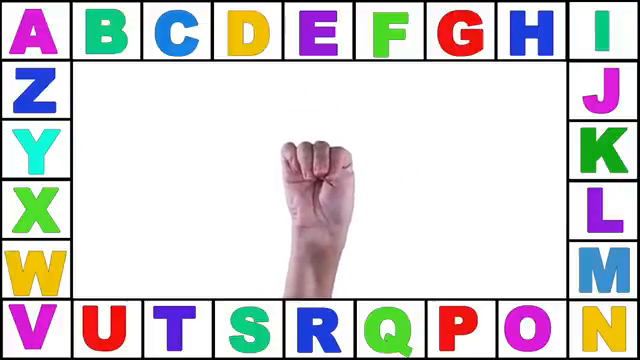
#> input picture frame 1507 of tests/Learn ASL Alphabet Video.mp4, 640 x 360 px
$ python test_api_direct.py
#> lines starting #> are read from the running program, lines starting #| are printed output that depends on the picture; after the words box and inside, x2 and y2 are one past the last pixel; in counts of white or black regions, pixels touching at a corner belong together
#> (the call stopped at in test_languages_endpoint, `response = requests.get(url, timeout=10)`: the network is not available in this run)
#!/usr/bin/env python3
"""
Direct API test to identify ASL recognition issues.
"""

import requests
import cv2
import numpy as np
import tempfile
import os
import json


def create_test_image():
    """Create a simple test image with a hand-like shape."""
    # Create a 640x480 image
    img = np.zeros((480, 640, 3), dtype=np.uint8)

    # Draw a simple hand-like shape (rectangle for simplicity)
    cv2.rectangle(img, (200, 150), (400, 350), (255, 255, 255), -1)
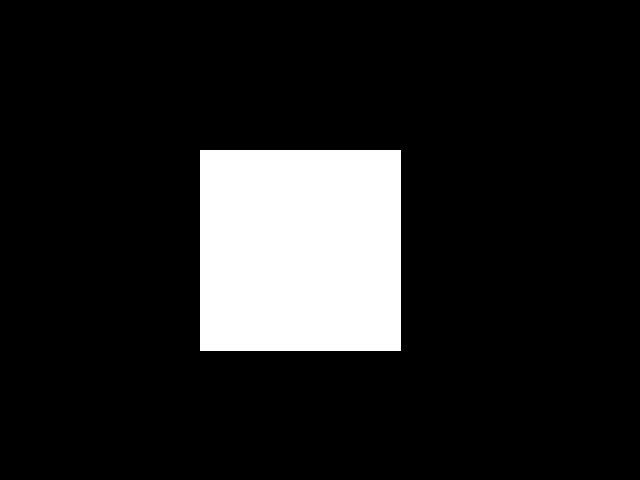
#> img: shape (480, 640, 3); 13.2% white; 1 white region, box (x1, y1, x2, y2) and area: (200, 150, 401, 351) 40401
    cv2.circle(img, (300, 100), 30, (255, 255, 255), -1)  # Thumb
    cv2.circle(img, (250, 120), 25, (255, 255, 255), -1)  # Index
    cv2.circle(img, (300, 110), 25, (255, 255, 255), -1)  # Middle
    cv2.circle(img, (350, 120), 25, (255, 255, 255), -1)  # Ring
    cv2.circle(img, (380, 140), 20, (255, 255, 255), -1)  # Pinky
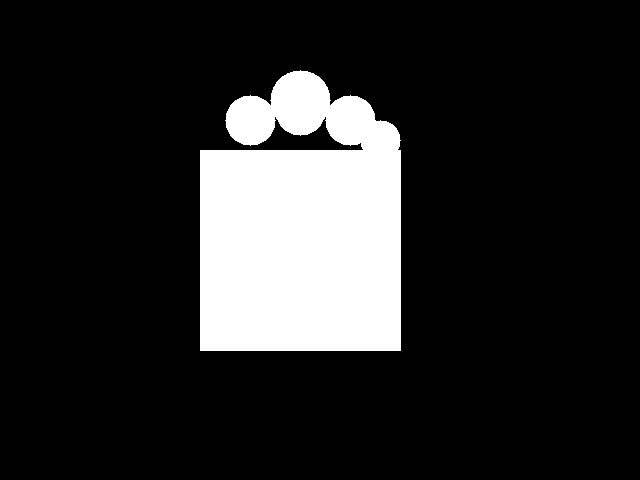
#> img: shape (480, 640, 3); 15.7% white; 1 white region, box (x1, y1, x2, y2) and area: (200, 70, 401, 351) 48144

    return img


def test_api_with_image(image, filename="test_image.jpg"):
    """Test the API with a given image."""
#> (the call stopped at in test_api_with_image, `response = requests.post(url, files=files, timeout=30)`: requests is not available in this run)
    print(f"Testing API with {filename}")

    # Save image to temporary file
    with tempfile.NamedTemporaryFile(suffix=".jpg", delete=False) as tmp_file:
        cv2.imwrite(tmp_file.name, image)

        try:
            # Test ASL endpoint
            url = "http://localhost:8000/recognition/image?language=ASL"

            with open(tmp_file.name, "rb") as f:
                files = {"file": f}
                response = requests.post(url, files=files, timeout=30)

            print(f"Status Code: {response.status_code}")
            print(f"Response: {response.text}")

            if response.status_code == 200:
                result = response.json()
                print("✓ API call successful")
                print(f"Result: {json.dumps(result, indent=2)}")
            else:
                print(f"✗ API call failed: {response.status_code}")
                print(f"Error: {response.text}")

        except requests.exceptions.Timeout:
            print("✗ Request timed out")
        except requests.exceptions.ConnectionError:
            print("✗ Connection error - is the server running?")
        except Exception as e:
            print(f"✗ Error: {e}")
        finally:
            # Clean up temp file
            os.unlink(tmp_file.name)


def test_with_video_frame():
    """Test with a frame from the ASL alphabet video."""
    video_path = "tests/Learn ASL Alphabet Video.mp4"

    if os.path.exists(video_path):
        print(f"Testing with frame from {video_path}")

        cap = cv2.VideoCapture(video_path)

        # Skip to middle of video
        total_frames = int(cap.get(cv2.CAP_PROP_FRAME_COUNT))
        cap.set(cv2.CAP_PROP_POS_FRAMES, total_frames // 2)

        ret, frame = cap.read()
#> frame is the input picture: shape (360, 640, 3); mean B, G, R 213.5, 212.1, 214.8
        cap.release()

        if ret:
            test_api_with_image(frame, "video_frame.jpg")
#> (the call stopped at in test_api_with_image, `response = requests.post(url, files=files, timeout=30)`: requests is not available in this run)
        else:
            print("✗ Could not extract frame from video")
    else:
        print(f"Video file not found: {video_path}")


def test_languages_endpoint():
    """Test the languages endpoint."""
    print("Testing languages endpoint")

    try:
        url = "http://localhost:8000/recognition/languages"
        response = requests.get(url, timeout=10)

        print(f"Status Code: {response.status_code}")
        if response.status_code == 200:
            result = response.json()
            print("✓ Languages endpoint successful")
            print(f"Available languages: {result}")
        else:
            print(f"✗ Languages endpoint failed: {response.text}")

    except Exception as e:
        print(f"✗ Error testing languages endpoint: {e}")


if __name__ == "__main__":
    print("Direct API Test Script")
    print("=" * 50)

    # Test languages endpoint first
    test_languages_endpoint()
    print()

    # Test with simple synthetic image
    print("Creating synthetic test image...")
    test_image = create_test_image()
    test_api_with_image(test_image, "synthetic_hand.jpg")
    print()

    # Test with video frame
    test_with_video_frame()

    print("\n" + "=" * 50)
    print("API test complete")
